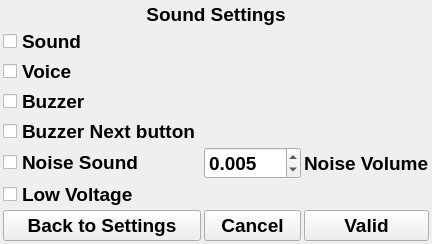
<?xml version="1.0" encoding="UTF-8"?>
<ui version="4.0">
 <class>WSettingsSound</class>
 <widget class="QWidget" name="WSettingsSound">
  <property name="geometry">
   <rect>
    <x>0</x>
    <y>0</y>
    <width>432</width>
    <height>236</height>
   </rect>
  </property>
  <property name="windowTitle">
   <string>Form</string>
  </property>
  <layout class="QGridLayout" name="gridLayout">
   <property name="leftMargin">
    <number>3</number>
   </property>
   <property name="topMargin">
    <number>3</number>
   </property>
   <property name="rightMargin">
    <number>3</number>
   </property>
   <property name="bottomMargin">
    <number>3</number>
   </property>
   <property name="horizontalSpacing">
    <number>3</number>
   </property>
   <property name="verticalSpacing">
    <number>1</number>
   </property>
   <item row="7" column="1">
    <widget class="QPushButton" name="btn_cancel">
     <property name="font">
      <font>
       <pointsize>14</pointsize>
       <weight>75</weight>
       <bold>true</bold>
      </font>
     </property>
     <property name="text">
      <string>Cancel</string>
     </property>
    </widget>
   </item>
   <item row="0" column="0" colspan="3">
    <widget class="QLabel" name="label">
     <property name="font">
      <font>
       <pointsize>14</pointsize>
       <weight>75</weight>
       <bold>true</bold>
      </font>
     </property>
     <property name="text">
      <string>Sound Settings</string>
     </property>
     <property name="alignment">
      <set>Qt::AlignCenter</set>
     </property>
    </widget>
   </item>
   <item row="4" column="0">
    <widget class="QCheckBox" name="buzzernext">
     <property name="font">
      <font>
       <pointsize>14</pointsize>
       <weight>75</weight>
       <bold>true</bold>
      </font>
     </property>
     <property name="text">
      <string>Buzzer Next button</string>
     </property>
    </widget>
   </item>
   <item row="2" column="0">
    <widget class="QCheckBox" name="voice">
     <property name="font">
      <font>
       <pointsize>14</pointsize>
       <weight>75</weight>
       <bold>true</bold>
      </font>
     </property>
     <property name="text">
      <string>Voice</string>
     </property>
    </widget>
   </item>
   <item row="1" column="0">
    <widget class="QCheckBox" name="sound">
     <property name="font">
      <font>
       <pointsize>14</pointsize>
       <weight>75</weight>
       <bold>true</bold>
      </font>
     </property>
     <property name="text">
      <string>Sound</string>
     </property>
    </widget>
   </item>
   <item row="3" column="0">
    <widget class="QCheckBox" name="buzzer">
     <property name="font">
      <font>
       <pointsize>14</pointsize>
       <weight>75</weight>
       <bold>true</bold>
      </font>
     </property>
     <property name="text">
      <string>Buzzer</string>
     </property>
    </widget>
   </item>
   <item row="5" column="2">
    <widget class="QLabel" name="label_22">
     <property name="font">
      <font>
       <pointsize>14</pointsize>
       <weight>75</weight>
       <bold>true</bold>
      </font>
     </property>
     <property name="text">
      <string>Noise Volume</string>
     </property>
    </widget>
   </item>
   <item row="5" column="0">
    <widget class="QCheckBox" name="noiseSound">
     <property name="font">
      <font>
       <pointsize>14</pointsize>
       <weight>75</weight>
       <bold>true</bold>
      </font>
     </property>
     <property name="text">
      <string>Noise Sound</string>
     </property>
    </widget>
   </item>
   <item row="7" column="0">
    <widget class="QPushButton" name="btn_back">
     <property name="font">
      <font>
       <pointsize>14</pointsize>
       <weight>75</weight>
       <bold>true</bold>
      </font>
     </property>
     <property name="text">
      <string>Back to Settings</string>
     </property>
    </widget>
   </item>
   <item row="5" column="1">
    <widget class="QDoubleSpinBox" name="noisevolume">
     <property name="font">
      <font>
       <pointsize>14</pointsize>
       <weight>75</weight>
       <bold>true</bold>
      </font>
     </property>
     <property name="decimals">
      <number>3</number>
     </property>
     <property name="singleStep">
      <double>0.001000000000000</double>
     </property>
     <property name="value">
      <double>0.005000000000000</double>
     </property>
    </widget>
   </item>
   <item row="6" column="0">
    <widget class="QCheckBox" name="lowVoltage">
     <property name="font">
      <font>
       <pointsize>14</pointsize>
       <weight>75</weight>
       <bold>true</bold>
      </font>
     </property>
     <property name="text">
      <string>Low Voltage</string>
     </property>
    </widget>
   </item>
   <item row="7" column="2">
    <widget class="QPushButton" name="btn_valid">
     <property name="font">
      <font>
       <pointsize>14</pointsize>
       <weight>75</weight>
       <bold>true</bold>
      </font>
     </property>
     <property name="text">
      <string>Valid</string>
     </property>
    </widget>
   </item>
  </layout>
 </widget>
 <resources/>
 <connections/>
</ui>
